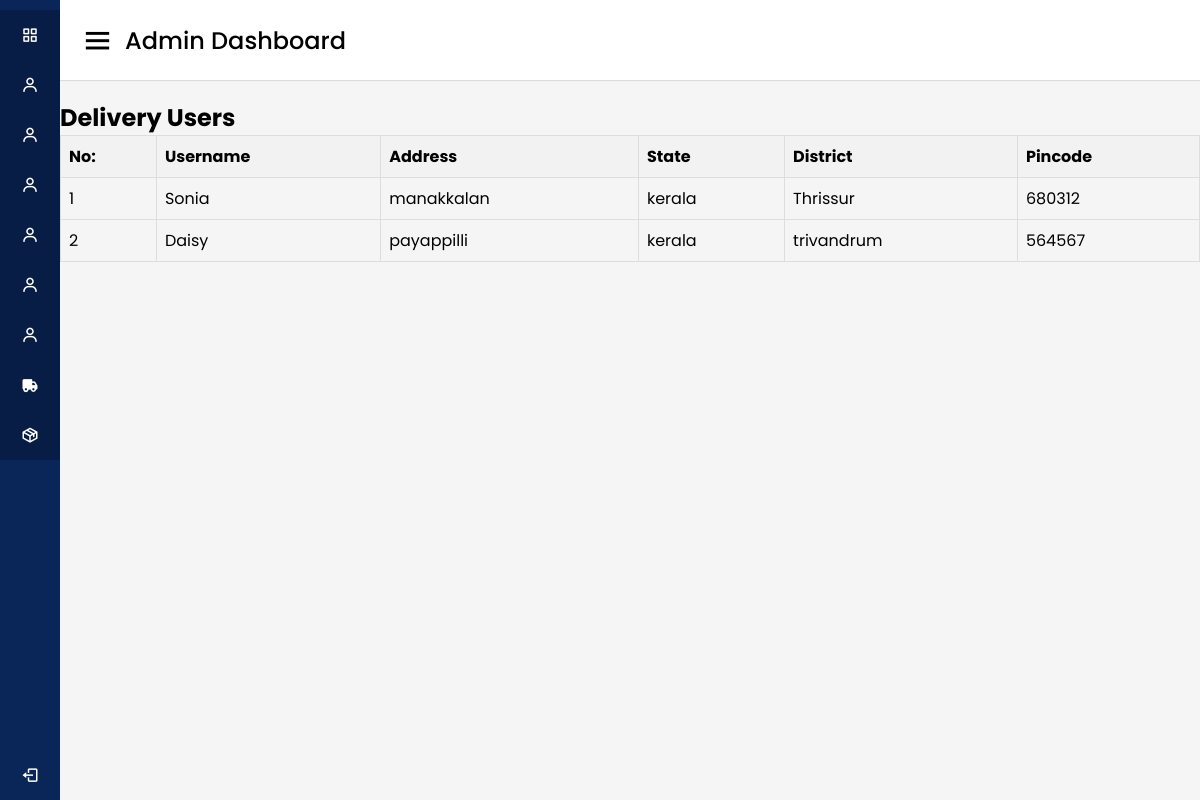
The app's page /delivery_list/ with its own data.
### app1/models.py (models this page shows, shortened)
class CustomUser(AbstractUser):
    user_type = models.CharField(max_length=20)  # Add any additional fields you need

class UserAddress(models.Model):
    user = models.ForeignKey(CustomUser, on_delete=models.CASCADE)
    address = models.CharField(max_length=255)
    state = models.CharField(max_length=100)
    district = models.CharField(max_length=100)
    pincode = models.CharField(max_length=10)

### app1/views.py (the view)
# urls.py: path('delivery_list/', views.delivery_list, name='delivery_list'),
def delivery_list(request):
    delivery_users = CustomUser.objects.filter(user_type='Delivery')
    return render(request, 'delivery_list.html', {'delivery_users': delivery_users})

### templates/delivery_list.html (shortened to what this page needs)
{% load static %}
<!DOCTYPE html>
<html lang="en" dir="ltr">
  <head>
    <link rel="stylesheet" href="{% static 'css/admin.css'%}">
    <link href='https://unpkg.com/boxicons@2.0.7/css/boxicons.min.css' rel='stylesheet'>
   </head>
<body>
  <div class="sidebar">
      <ul class="nav-links">
        <li>
          <a href="{% url 'custom_admin_panel' %}" class="active">
            <i class='bx bx-grid-alt' ></i>
            <span class="links_name">Dashboard</span>
          </a>
        </li>
        <li>
          <a href="{% url 'userlist' %}" class="active">
            <i class='bx bx-user'></i>
            <span class="links_name">Users</span>
          </a>
        </li>
        <li>
          <a href="{% url 'approval'%}" class="active">
            <i class='bx bx-user'></i>
            <span class="links_name">Technicians</span>
          </a>
        </li>
        <li>
          <a href="{% url 'approved'%}" class="active">
            <i class='bx bx-user'></i>
            <span class="links_name">Approved Technician</span>
          </a>
        </li>
        <li>
          <a href="" class="active">
            <i class='bx bx-user'></i>
            <span class="links_name">Analysis</span>
          </a>
        </li>
        <li>
          <a href="{% url 'admin_feedback'%}" class="active">
            <i class='bx bx-user'></i>
            <span class="links_name">Feedback</span>
          </a>
        </li>
        <li>
          <a href="{% url 'admin_delivery'%}" class="active">
            <i class='bx bx-user'></i>
            <span class="links_name">Add</span>
          </a>
        </li>
        <li>
          <a href="{% url 'delivery_list'%}" class="active">
            <i class="bx bxs-truck"></i>
            <span class="links_name">Delivery list</span>
          </a>
        </li>
        <li>
          <a href="{% url 'orders' %}" class="active">
            <i class="bx bx-package"></i>
            <span class="links_name">Orders</span>
          </a>
        </li>
        <li class="log_out">
          <a href="{% url 'logout' %}" id="logout-link" style="color: white;">
            <i class='bx bx-log-out'></i>
            <span class="">Log out</span>
          </a>
        </li>
      </ul>
  </div>
  <section class="home-section">
    <nav>
      <div class="sidebar-button">
        <i class='bx bx-menu sidebarBtn'></i>
        <span class="dashboard">Admin Dashboard</span>
      </div>
    </nav>
    <br>
    <br>
    <br>
    <br>
    <h1>Delivery Users</h1>
<table>
    <thead>
        <tr>
            <th>No:</th>
            <th>Username</th>
            <th>Address</th>
            <th>State</th>
            <th>District</th>
            <th>Pincode</th>
        </tr>
    </thead>
    <tbody>
        {% for user in delivery_users %}
        <tr>
            <td>{{ forloop.counter }}</td>
            <td>{{ user.username }}</td>
            {% if user.useraddress_set.exists %}
                <td>{{ user.useraddress_set.first.address }}</td>
                <td>{{ user.useraddress_set.first.state }}</td>
                <td>{{ user.useraddress_set.first.district }}</td>
                <td>{{ user.useraddress_set.first.pincode }}</td>
            {% else %}
                <td colspan="4">No address available</td>
            {% endif %}
        </tr>
        {% empty %}
        <tr>
            <td colspan="6">No delivery users found.</td>
        </tr>
        {% endfor %}
    </tbody>
</table>
</body>
</html>

### static/css/admin.css (style rules this page uses)
* { margin: 0; padding: 0; box-sizing: border-box; font-family: 'Poppins', sans-serif; }
.sidebar { position: fixed; height: 100%; width: 240px; background: #0A2558; transition: all 0.5s ease; }
.sidebar .nav-links { margin-top: 10px; }
.sidebar .nav-links li { position: relative; list-style: none; height: 50px; }
.sidebar .nav-links li a { height: 100%; width: 100%; display: flex; align-items: center; text-decoration: none; transition: all 0.4s ease; }
.sidebar .nav-links li a.active { background: #081D45; }
.sidebar .nav-links li i { min-width: 60px; text-align: center; font-size: 18px; color: #fff; }
.sidebar .nav-links li a .links_name { color: #fff; font-size: 15px; font-weight: 400; white-space: nowrap; }
.sidebar .nav-links .log_out { position: absolute; bottom: 0; width: 100%; }
.home-section { position: relative; background: #f5f5f5; min-height: 100vh; width: calc(100% - 240px); left: 240px; transition: all 0.5s ease; }
.home-section nav { display: flex; justify-content: space-between; height: 80px; background: #fff; display: flex; align-items: center; position: fixed; width: calc(100% - 240px); left: 240px; z-index: 100; padding: 0 20px; box-shadow: 0 1px 1px rgba(0, 0, 0, 0.1); transition: all 0.5s ease; }
.home-section nav .sidebar-button { display: flex; align-items: center; font-size: 24px; font-weight: 500; }
nav .sidebar-button i { font-size: 35px; margin-right: 10px; }
@media (max-width: 1240px) { .sidebar { width: 60px; } }
@media (max-width: 1240px) { .home-section { width: calc(100% - 60px); left: 60px; } }
@media (max-width: 1240px) { .home-section nav { width: calc(100% - 60px); left: 60px; } }

### templates/delivery_list.html (style rules this page uses)
table { width: 100%; border-collapse: collapse; }
th, td { border: 1px solid #ddd; padding: 8px; text-align: left; }
th { background-color: #f2f2f2; }

### records on screen
CustomUser: username "Sonia", useraddress_set.first.address "manakkalan", useraddress_set.first.state "kerala", useraddress_set.first.district "Thrissur", useraddress_set.first.pincode "680312"
CustomUser: username "Daisy", useraddress_set.first.address "payappilli", useraddress_set.first.state "kerala", useraddress_set.first.district "trivandrum", useraddress_set.first.pincode "564567"
